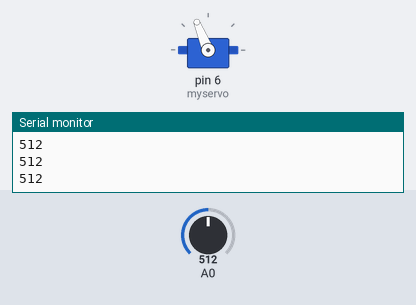
Bench run of a sketch on a simulated Arduino Uno, built with avr-gcc and run on an emulated ATmega328P. Parts: servo, the last lines printed to the serial monitor. Inputs (shaded band) come from the test bench; at power-on: A0 = 512.

Above: at 1.2 s.
1.3 s: A0 set to 716
At 2.3 s:
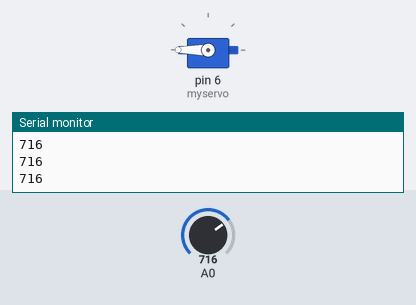
2.8 s: A0 set to 306
At 3.6 s:
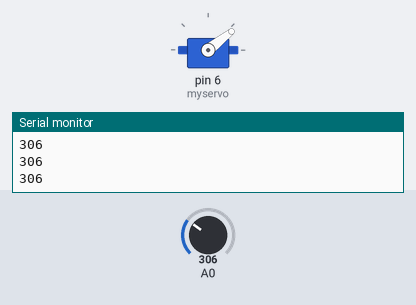
4.3 s: A0 set to 122
At 4.6 s:
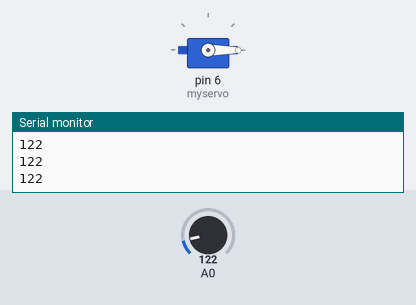
5.8 s: A0 set to 900
At 7.0 s:
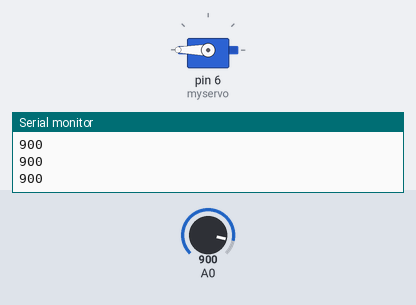
7.3 s: A0 set to 0
At 8.0 s:
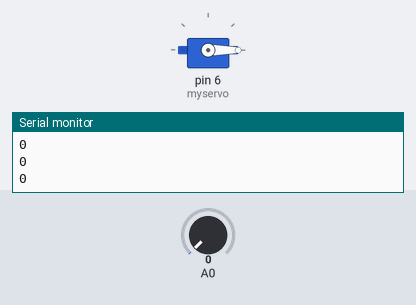
Timing chart, 0 to 9.8 s (numbered marks = the images above; inputs shaded):
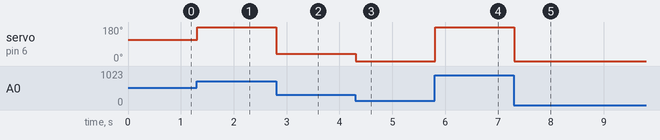

Measured:
- after the input at 1.3 s, servo on pin 6 (myservo): 112° → 180° at once
- after the input at 2.8 s, servo on pin 6 (myservo): 180° → 38° at once
- after the input at 4.3 s, servo on pin 6 (myservo): 38° → 0° at once
- after the input at 5.8 s, servo on pin 6 (myservo): 0° → 180° at once
- after the input at 7.3 s, servo on pin 6 (myservo): 180° → 0° at once

The sketch:

map_flex_to_servo_continu.ino
```cpp
// inclure la bibliothèque pour controller des servomoteurs
#include <Servo.h>
Servo myservo; // créer un objet qui nous permettra de manipuler notre servomoteur.


void setup() {
  Serial.begin(9600); // ouvrir une connexion série pour pouvoir imprimmer des valeurs dans le moniteur série
  pinMode(6, OUTPUT); // on précise que l'on utilise la pin 6 comme une sortie
  myservo.attach(6); // on précise que notre servo est connecté sur la pin 6


}

void loop() {
  // on lit la valeur provenant de notre capteur de flexion qui est branché sur la pin A0
  int flexion = analogRead(0);
  Serial.println(flexion);// on imprime la valeur dans le moniteur série

  // on va calculer une vitesse de rotation pour notre servomoteur qui dépendera de la valeur mesurée par
  // notre capteur de flexion. En observant les valeurs imprimmées dans le moniteur série, on se rend compte que
  // les valeurs de notre capteur sont a peu près comprises entre 200 et 700.
  int servoRotation = map(flexion, 200, 700, 0, 180); // on mappe donc notre valeur de flexion qui est comprise entre 200 et 700 vers de valeurs comprises entre 0 et 180
  myservo.write(servoRotation); // on envoit ces nouvelles valeurs vers notre servomoteur pour le faire tourner.
}
```
